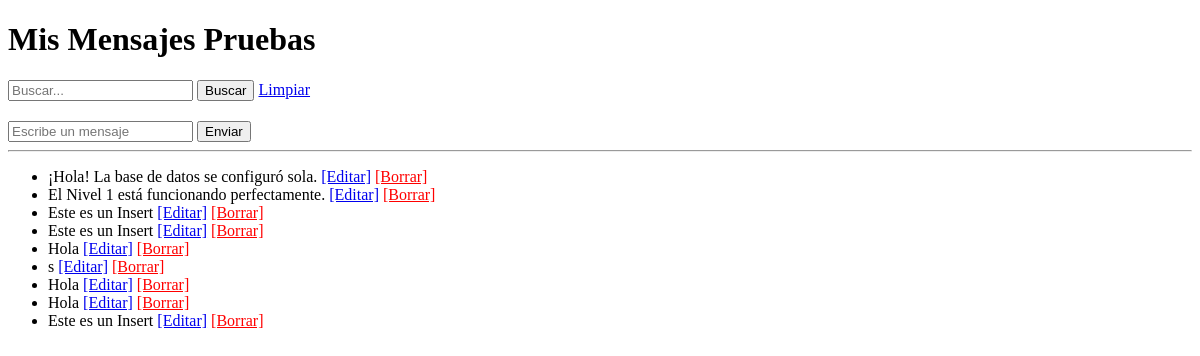
Before: / with the older database file.
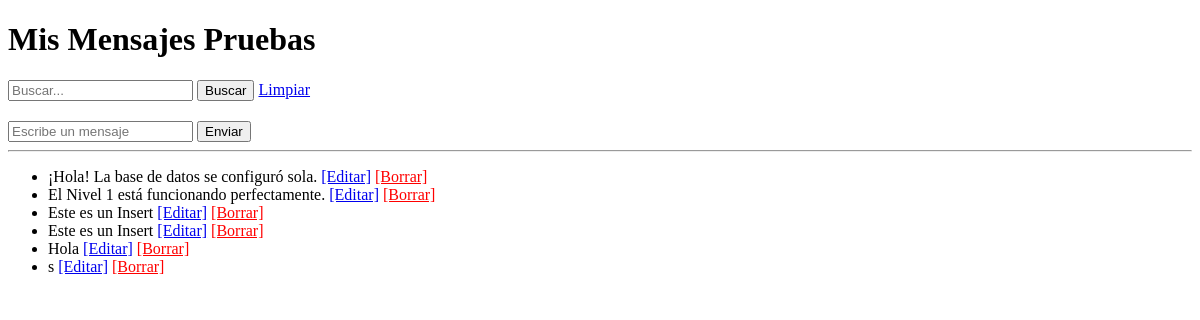
After: the same page with the newer database file.
### tables this page shows
CREATE TABLE `mensajes` (
  `id` int(11) NOT NULL AUTO_INCREMENT,
  `texto` varchar(100) DEFAULT NULL,
  PRIMARY KEY (`id`)
);

### src/Database.php (called while the page is built)
<?php
class Database {
    private static $instance = null;
    public static function getConnection() {
        if (self::$instance === null) {
            $host = 'db';
            $db   = getenv('DB_NAME') ?: 'laboratorio_db';
            $user = getenv('DB_USER') ?: 'root';
            $pass = getenv('DB_PASS') ?: 'rootpassword';
            try {
                self::$instance = new PDO("mysql:host=$host;dbname=$db", $user, $pass);
                self::$instance->setAttribute(PDO::ATTR_ERRMODE, PDO::ERRMODE_EXCEPTION);
            } catch (PDOException $e) {
                die("Error de conexión: " . $e->getMessage());
            }
        }
        return self::$instance;
    }
}

### src/MensajeManager.php (called while the page is built, shortened)
<?php
require_once 'Database.php';
class MensajeManager {
    private $pdo;
    public function __construct() {
        $this->pdo = Database::getConnection();
    }
    public function obtenerTodos($busqueda = '') {
        $sql = "SELECT id, texto FROM mensajes WHERE texto LIKE :busqueda";
        $stmt = $this->pdo->prepare($sql);
        $stmt->execute(['busqueda' => "%$busqueda%"]);
        return $stmt->fetchAll(PDO::FETCH_ASSOC);
    }
}

### src/index.php (the view, shortened to what this page needs)
<?php
require_once 'MensajeManager.php';
$manager = new MensajeManager();
$busqueda = $_GET['buscar'] ?? '';
$mensajes = $manager->obtenerTodos($busqueda);
?>
<!DOCTYPE html>
<html>
<head>
</head>
<body>
    <h1>Mis Mensajes Pruebas</h1>
    <form method="GET" style="margin-bottom: 20px;">
        <input type="text" name="buscar" value="<?= htmlspecialchars($busqueda) ?>" placeholder="Buscar...">
        <button type="submit">Buscar</button>
        <a href="index.php">Limpiar</a>
    </form>
    <form method="POST">
        <input type="text" name="mensaje" placeholder="Escribe un mensaje" required>
        <button type="submit">Enviar</button>
    </form>
    <hr>
    <ul>
        <?php foreach ($mensajes as $m): ?>
            <li>
                <?= htmlspecialchars($m['texto']) ?>
                <a href="editar.php?id=<?= $m['id'] ?>">[Editar]</a>
                <a href="borrar.php?id=<?= $m['id'] ?>" onclick="return confirm('¿Seguro?');" style="color:red;">[Borrar]</a>
            </li>
        <?php endforeach; ?>
    </ul>
</body>
</html>

Changed rows visible on the page:
removed mensajes: texto "Hola"
removed mensajes: texto "Hola"
removed mensajes: texto "Este es un Insert"
